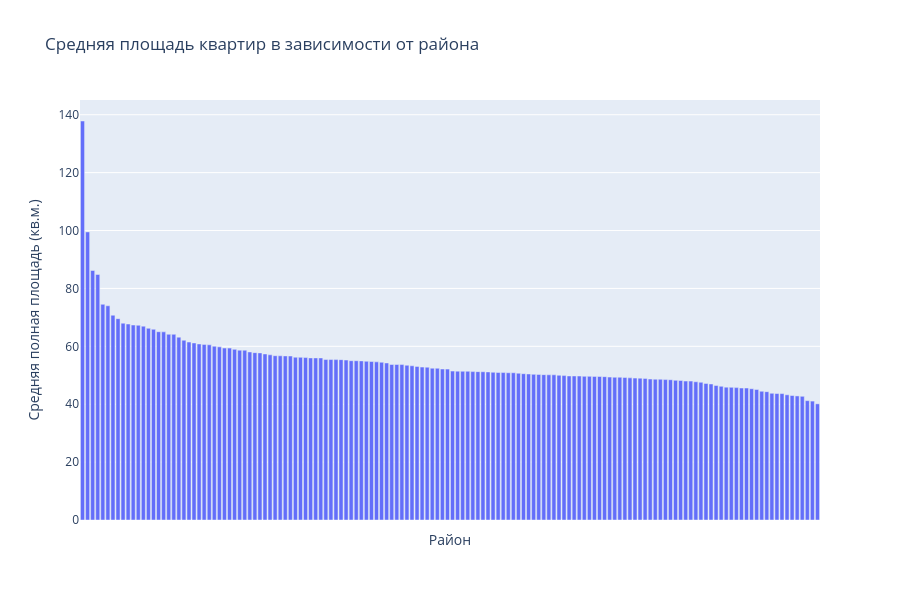

Notebook code for this chart:
### Markdown cell above
6. Покажите как меняется средняя площадь квартир в зависимости от района

### Code cell
avg_sq_by_area = df.groupby('sub_area')['full_sq'].mean().reset_index()
avg_sq_by_area = avg_sq_by_area.sort_values(by='full_sq', ascending=False)
fig = px.bar(
    avg_sq_by_area,
    x='sub_area',
    y='full_sq',
    title='Средняя площадь квартир в зависимости от района',
    labels={
        'sub_area': 'Район',
        'full_sq': 'Средняя полная площадь (кв.м.)'
    },
    height=600
)
fig.update_xaxes(showticklabels=False)
fig.update_traces(hovertemplate='Район: %{x}<br>Средняя площадь: %{y:.2f} кв.м.')
fig.show()

### Figure 1 — Plotly figure (JSON) as saved in the notebook; plotly's stock layout.template omitted (floating-point values rounded to 4 significant figures; data arrays with more than 128 entries replaced by an {"elided": "..."} marker saying what was removed)
{"data": [{"hovertemplate": "Район: %{x}<br>Средняя площадь: %{y:.2f} кв.м.", "legendgroup": "", "marker": {"color": "#636efa", "pattern": {"shape": ""}}, "name": "", "orientation": "v", "showlegend": false, "textposition": "auto", "x": {"elided": "146 str values"}, "xaxis": "x", "y": {"elided": "146 float values"}, "yaxis": "y", "type": "bar"}], "layout": {"xaxis": {"anchor": "y", "domain": [0.0, 1.0], "title": {"text": "Район"}, "showticklabels": false}, "yaxis": {"anchor": "x", "domain": [0.0, 1.0], "title": {"text": "Средняя полная площадь (кв.м.)"}}, "legend": {"tracegroupgap": 0}, "title": {"text": "Средняя площадь квартир в зависимости от района"}, "barmode": "relative", "height": 600}}
